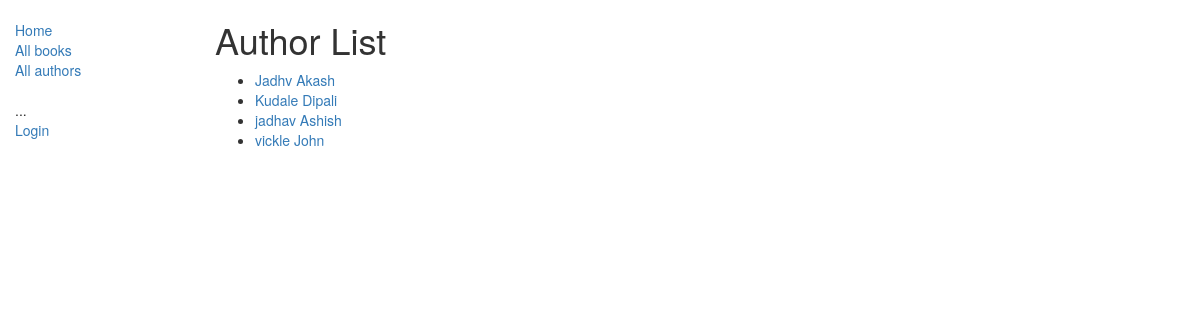
Screenshot of /catalog/authors/ with the database file from the repository.
### catalog/models.py (models this page shows, shortened)
class Author(models.Model):
    first_name = models.CharField(max_length=100)
    last_name = models.CharField(max_length=100)
    date_of_birth = models.DateField(null=True, blank=True)
    date_of_death = models.DateField(null=True, blank=True)
    class Meta:
        ordering = ["last_name", "first_name"]
    def get_absolute_url(self):
        return reverse('catalog:author-details', args=[str(self.id)])

### catalog/views.py (the view)
# urls.py: path('authors/', views.AuthorListView.as_view(), name='authors'),
class AuthorListView(generic.ListView):
    model = Author

### catalog/templates/catalog/author_list.html (shortened to what this page needs)
{% extends "catalog/base_generic.html" %}
{% block content %}
<h1>Author List</h1>
    {% if  object_list %}
            <ul>
                {% for author in author_list %}
                    <li>
                        <a href="{{ author.get_absolute_url }}">{{ author.last_name}} {{ author.first_name }} </a>
                    </li>
                {% endfor %}
            </ul>
        {% else %}
          <p>There are no books in the library.</p>
    {% endif %}
{% endblock %}

### rows the page displays
Author: last_name "Jadhv", first_name "Akash"
Author: last_name "Kudale", first_name "Dipali"
Author: last_name "jadhav", first_name "Ashish"
Author: last_name "vickle", first_name "John"
